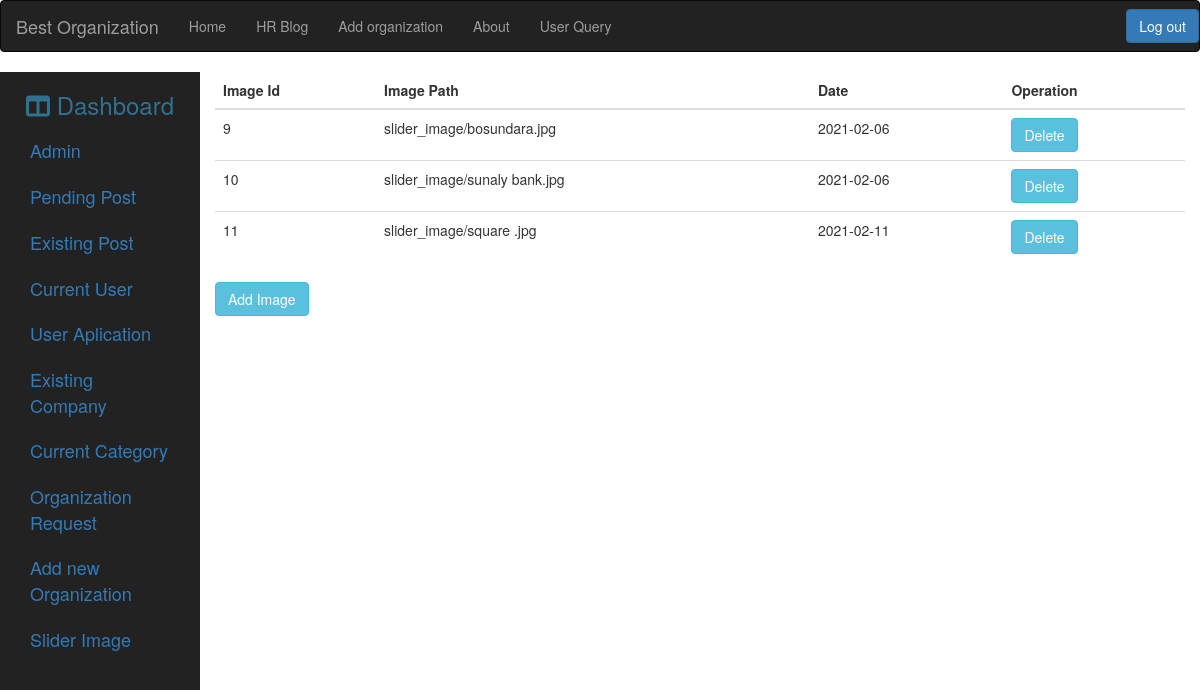
Screenshot of /admin/slider_image.php (signed in) with the database file from the repository.
### tables this page shows
CREATE TABLE `first_img_slider` (
  `img_id` int(11) NOT NULL,
  `folder_name` text NOT NULL,
  `Date` date NOT NULL DEFAULT current_timestamp()
);

### admin/slider_image.php (the view, shortened to what this page needs)
<?php
if(!empty($_SESSION['email'])){
include("../database/connection.php");
$query="SELECT * FROM first_img_slider";
$runQuery=mysqli_query($connection,$query);
  ?>
<!DOCTYPE html>
<html lang="en">
<head>
  <link rel="stylesheet" href="https://maxcdn.bootstrapcdn.com/bootstrap/3.4.1/css/bootstrap.min.css">
  <link rel="stylesheet" href="https://maxcdn.bootstrapcdn.com/bootstrap/3.3.7/css/bootstrap.min.css">
  <link rel="stylesheet" href="admin.css">
</head>
<body>
 <?php
include("../database/admin_navbar.php");
?>
<div class="container-fluid">
  <div class="row">
       <?php
include("../database/admin_right_navbar.php");
?>
    <div class="col-md-10" id="content-holder">
    <table class="table table-hover">
    <thead>
    <tr>
             <th>Image Id</th>
            <th>Image Path</th>
            <th>Date</th>
            <th>  Operation</th>
    </tr>
   </thead>
    <tbody>
        <?php
     while ($data=mysqli_fetch_assoc($runQuery))
     {
 ?>
  <tr>
    <td><?php echo $data['img_id']?></td>
    <td><?php echo $data['folder_name']?></td>
    <td><?php echo $data['Date']?></td>
    <td>
      <a  class="btn btn-info" href="../database/delete_image.php?imageId=<?php echo $data['img_id']; ?>">Delete</a>
    </td>
  </tr>
 <?php }
  ?>
    </tbody>
   </table>
   <button class="btn btn-info" data-toggle="modal" data-target="#myModal">Add Image</button>
    </div>
  </div>
</div>
</body>
</html>
<?php } ?>

### rows the page displays
first_img_slider: img_id "9", folder_name "slider_image/bosundara.jpg", Date "2021-02-06"
first_img_slider: img_id "10", folder_name "slider_image/sunaly bank.jpg", Date "2021-02-06"
first_img_slider: img_id "11", folder_name "slider_image/square .jpg", Date "2021-02-11"
